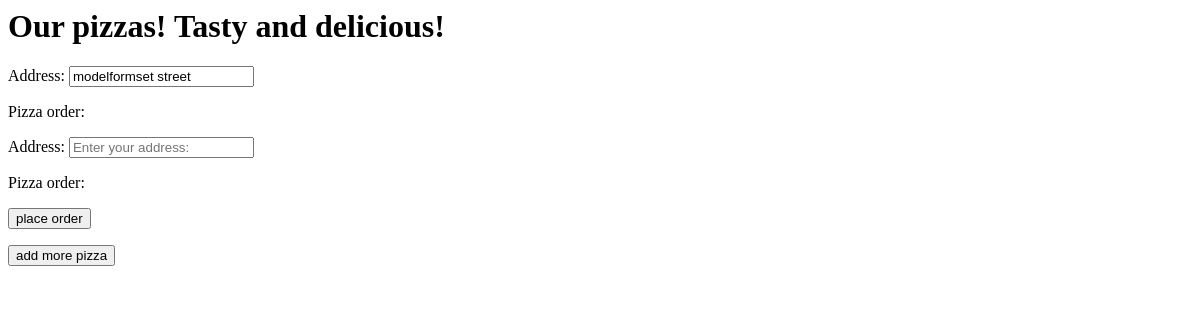
Page /createmodelorder/ on the earlier database version.
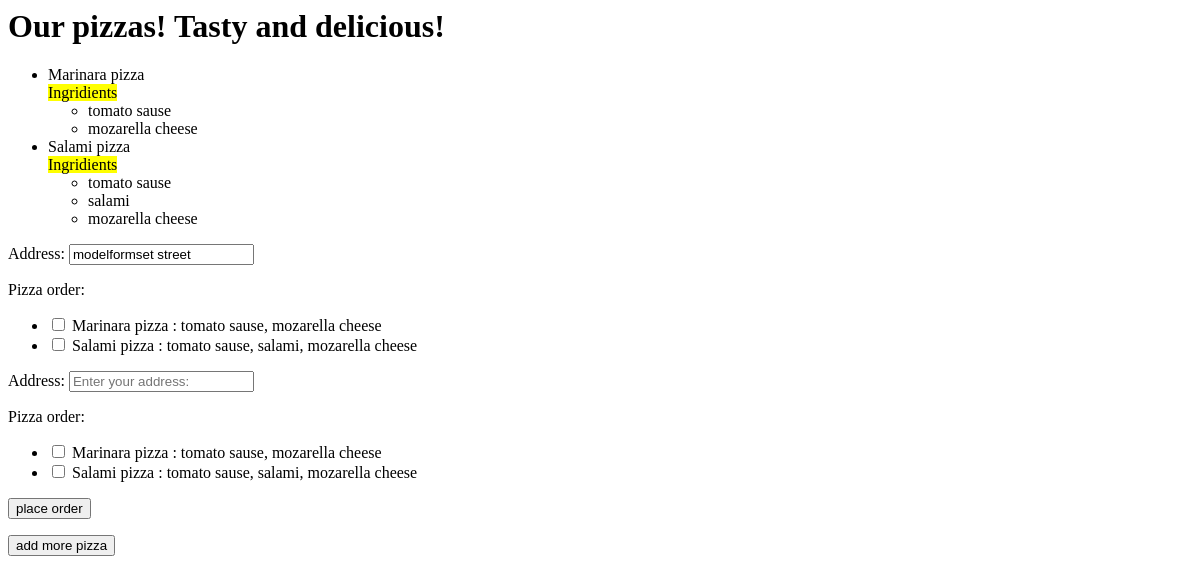
Same page on the later database version.
### pizza/models.py (models this page shows, shortened)
class PizzaModel(models.Model):
    name = models.CharField(max_length=50)
    toppings = models.ManyToManyField(ToppingsModel, verbose_name='toppings')
    class Meta:
        verbose_name = 'My pizza recipes'
        verbose_name_plural = 'Pizza recipes'
    def __str__(self):
        return f'{self.name} : {", ".join([topping.name for topping in self.toppings.all()])}'

class ToppingsModel(models.Model):
    name = models.CharField(max_length=50)
    class Meta:
        verbose_name = 'Toppings'
        verbose_name_plural = 'Toppings'
    def __str__(self):
        return self.name

### order/views.py (the view)
# urls.py: path('createmodelorder/', create_model_order, name='createmodelorder'),
def create_model_order(request, *args, **kwargs):
    pizzas = PizzaModel.objects.all()
    OrderFormSet = modelformset_factory(
        OrderModel,
        form=CreateOrderModelForm,
        extra=2
    )
    model_form = OrderFormSet(
        request.POST or None,
        queryset=OrderModel.objects.none(),
        initial=[{
            'address': 'modelformset street'
        }]
    )
    context = {
        'pizzas': pizzas,
        'form_set': model_form,
    }
    return render(request, 'order/create_model_order.html', context=context)

### templates/order/create_model_order.html (shortened to what this page needs)
<h1>Our pizzas! Tasty and delicious!</h1>
<ul>
{% for p in pizzas %}
    <li>{{ p.name }}</li>
    <div>
        <mark>Ingridients</mark>
    </div>
    <ul>
        {% for ingridient in p.toppings.all %}
            <li>{{ ingridient }}</li>
        {% endfor %}
    </ul>
{% endfor %}
</ul>
<form action="" method="post" class="form">
    {{ form_set.as_p }}
    <input type="submit" value="place order">
</form>
<button class="more">add more pizza</button>

Differences in the rows shown:
added PizzaModel: name "Marinara pizza"
added ToppingsModel: name "tomato sause"
added ToppingsModel: name "mozarella cheese"
added PizzaModel: name "Salami pizza"
added ToppingsModel: name "salami", shown under "Salami pizza"
Other differences:
form field as_p: (not shown) → "☐ ☐"
text no longer shown: "Address: Pizza order: Address: Pizza order:"
text now shown: "Address: Pizza order: Marinara pizza : tomato sause, mozarella cheese Salami pizza : tomato sause, salami, mozarella cheese Address: Pizza order: Marinara pizza : tomato sause, mozarella cheese Salami pizza : tomato sause, salami, mozarella cheese"
